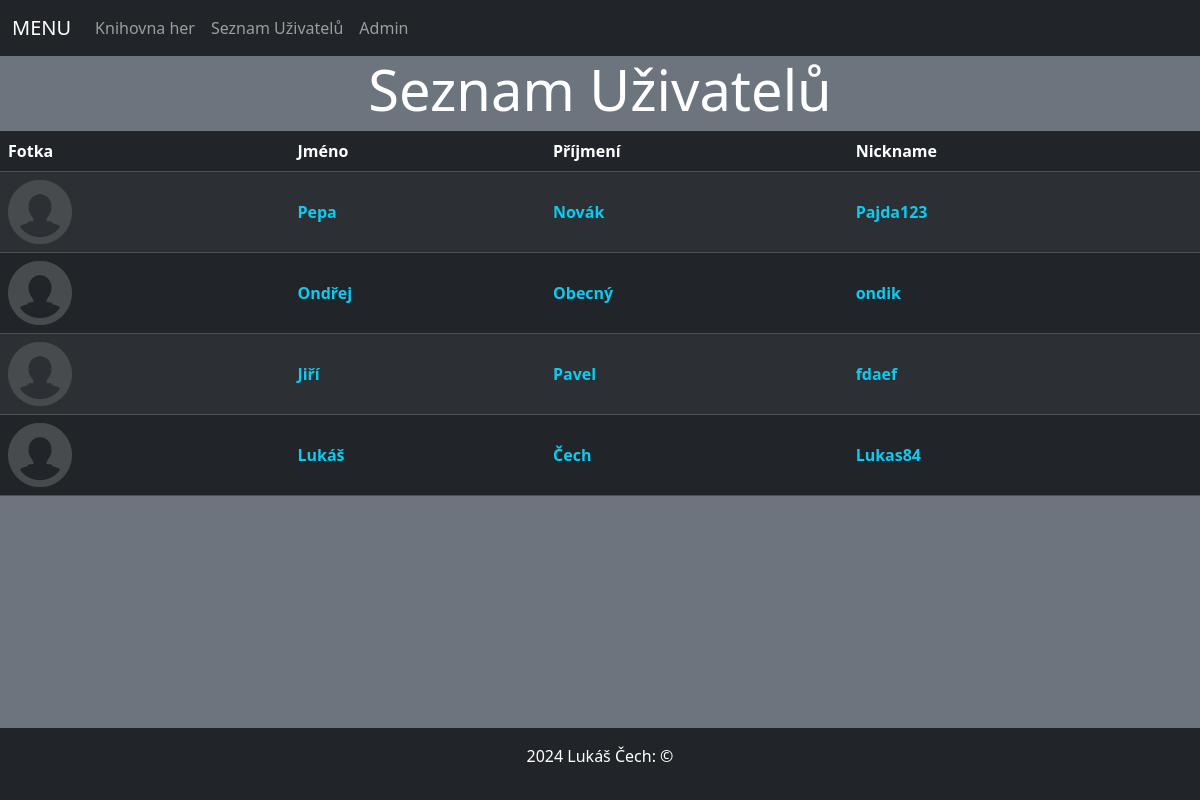
Screenshot of /list_users/ with the database file from the repository.
### knihovna/models.py (models this page shows, shortened)
class Uzivatel(models.Model):
    jmeno = models.CharField(max_length=50, verbose_name='Jméno uživatele', help_text='Zadejte své jméno')
    prijmeni = models.CharField(max_length=50, verbose_name='Příjmení uživatele', help_text='Zadejte své příjmení')
    nickname = models.CharField(max_length=50, verbose_name='Přezdívka uživatele', help_text='Zadejte svou přezdívku')
    telefon = PhoneNumberField(null=False, blank=False, unique=True, region='CZ')
    email = models.EmailField(max_length=254, verbose_name='Email uživatele', help_text='Zadejte svůj email', unique=True)
    datum_narozeni = models.DateField(verbose_name='Datum narození', help_text='Zadejte své datum narození')
    fotka = models.ImageField(upload_to='img/users/', default='img/users/default.png')
    bio = models.CharField(max_length=300, verbose_name='Bio', help_text='Napište něco o sobě', null=False, blank=False, default="")
    class Meta:
        ordering = ['prijmeni', 'jmeno']
        verbose_name = 'Uživatel'
        verbose_name_plural = 'Uživatelé'

### knihovna/views.py (the view)
# urls.py: path('list_users/', views.list_users, name='list_users'),
def list_users(request):
    users = Uzivatel.objects.all()
    return render(request, 'list_users.html', {'users': users})

### knihovna/templates/list_users.html (shortened to what this page needs)
{% extends 'master.html' %}
{% block content %}
  <h2 class="display-4 text-center text-white"><strong>Seznam Uživatelů</strong></h2>
  <div class="row mb-2">
    <div class="col-12">
    <table class="table table-dark table-striped table-hover table-responsive-lg">
      <thead>
        <tr>
            <th>Fotka</th>
            <th>Jméno</th>
            <th>Příjmení</th>
            <th>Nickname</th>
        </tr>
      </thead>
      <tbody>
      {% for user in users %}
        <tr>
            <td class="align-middle"><a href="{% url 'user' user.id %}"><img src="{{ user.fotka.url }}" alt="{{ user.id }}" height="64" width="64"/></a></td>
            <td class="align-middle"><strong><a href="{% url 'user' user.id %}" class="text-info">{{ user.jmeno }}</a></strong></td>
            <td class="align-middle"><strong><a href="{% url 'user' user.id %}" class="text-info">{{ user.prijmeni }}</a></strong></td>
            <td class="align-middle"><strong><a href="{% url 'user' user.id %}" class="text-info">{{ user.nickname }}</a></strong></td>
        </tr>
      {% endfor %}
      </tbody>
    </table>
    </div>
  </div>
{% endblock %}

### knihovna/templates/list_users.html (style rules this page uses)
a { text-decoration: none !important; }

### knihovna/templates/master.html (style rules this page uses)
html { position: relative; min-height: 100%; }
body { padding-bottom: 100px; overflow-x:hidden; }

### rows the page displays
Uzivatel: fotka (placeholder picture), jmeno "Pepa", prijmeni "Novák", nickname "Pajda123"
Uzivatel: fotka (placeholder picture), jmeno "Ondřej", prijmeni "Obecný", nickname "ondik"
Uzivatel: fotka (placeholder picture), jmeno "Jiří", prijmeni "Pavel", nickname "fdaef"
Uzivatel: fotka (placeholder picture), jmeno "Lukáš", prijmeni "Čech", nickname "Lukas84"
